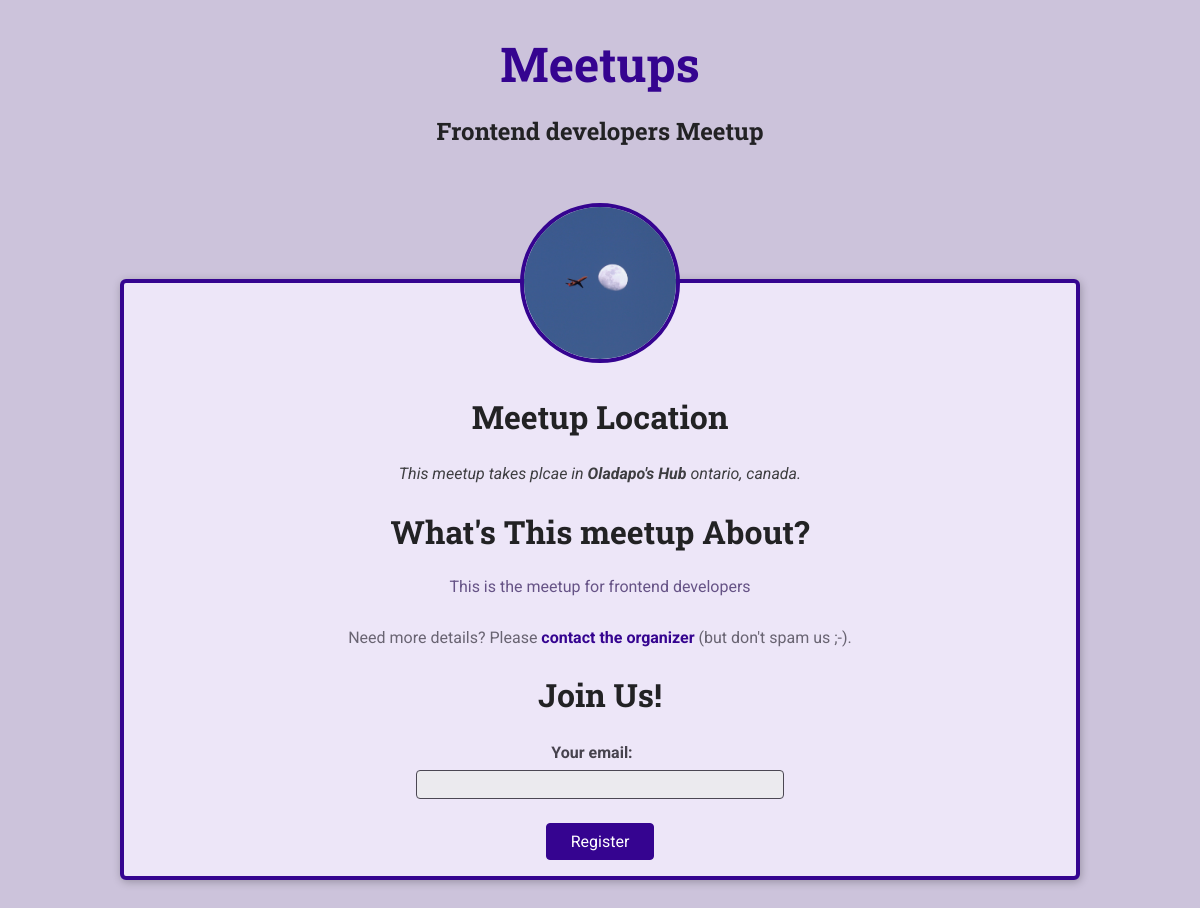
/meetups/frontend-developers-meetup, run on the app's committed database.
### meetups/models.py (models this page shows, shortened)
class Meetup(models.Model):
    title = models.CharField(max_length=200)
    organizer_email = models.EmailField()
    date = models.DateField()
    slug = models.SlugField(unique=True)
    description = models.TextField()
    image = models.ImageField(upload_to='images')
    location = models.ForeignKey(Location, on_delete=models.CASCADE)
    participants = models.ManyToManyField(Participant, blank=True, null=True)

class Location(models.Model):
    name = models.CharField(max_length=200)
    address = models.CharField(max_length=300)

### meetups/views.py (the view, shortened to what this page needs)
# urls.py: path('<slug:meetup_slug>', views.meetup_details, name='meetup-detail') # our-domain.com/meetups/a-first-meetup
def meetup_details(request, meetup_slug):
    try:
        selected_meetup = Meetup.objects.get(slug=meetup_slug)
        if request.method == 'GET':
            registration_form = RegistrationForm()
        return render(request, 'meetups/meetup-details.html', {
                'meetup_found': True,
                'meetup': selected_meetup,
                'form': registration_form
            })
    except Exception as exc:
        return render(request, 'meetups/meetup-details.html', {
            'meetup_found': False
        })

### meetups/forms.py
class RegistrationForm(forms.Form):
    email = forms.EmailField(label='Your email')

### meetups/templates/meetups/meetup-details.html (shortened to what this page needs)
{%extends 'meetups/base/base.html' %}
{% load static %}
{% block site_css%}
<link rel="stylesheet" href="{% static 'meetups/styles/meetup-details.css' %}" />
{% endblock %}
{% block main_heading %}
{{ meetup.title }}
{% endblock %}
{% block body %}
{% if meetup_found %}
<article>
  <img src="{{ meetup.image.url }}" alt="{{ meetup.title }}" id="main-image"/>
  <section id="location">
    <h2>Meetup Location</h2>
    <address>
      This meetup takes plcae in <span>{{ meetup.location.name }}</span> {{ meetup.location.address }}.
    </address>
  </section>
  <section id="details">
    <h2>What's This meetup About?</h2>
    <p>{{ meetup.description }}</p>
    <footer>
      <p>
        Need more details? Please
        <a href="mailto:{{ meetup.organizer_email }}">contact the organizer</a> (but don't spam us ;-).
      </p>
    </footer>
  </section>
  <section id="registration">
    <h2>Join Us!</h2>
    <form action="{% url 'meetup-detail' meetup.slug %}" method="POST">
      <ul>
        {{ form.as_ul }}
      </ul>
      <div id="registration-actions">
        <button>Register</button>
      </div>
    </form>
  </section>
</article>
{% else %}
  <p>No meetup found for this slug, sorry! </p>
{% endif %}
{% endblock %}

### meetups/static/meetups/styles/base.css (style rules this page uses)
* { box-sizing: border-box; }
body { font-family: 'Roboto', sans-serif; margin: 0; background-color: #ccc3db; color: #3e3e41; }
h1, h2, h3 { font-family: 'Roboto Slab', sans-serif; color: #222224; }
button, .btn { cursor: pointer; font: inherit; padding: 0.5rem 1.5rem; background-color: #350490; border: 1px solid #350490; color: white; border-radius: 4px; text-decoration: none; }

### meetups/static/meetups/styles/meetup-details.css (style rules this page uses)
article { max-width: 60rem; margin: 5rem auto; border-radius: 6px; background-color: #ede6f8; border: 4px solid #350490; box-shadow: 1px 2px 8px rgba(0, 0, 0, 0.25); position: relative; padding: 1rem; text-align: center; }
#main-image { width: 10rem; height: 10rem; object-fit: cover; position: absolute; top: -5rem; left: calc(50% - 5rem); border-radius: 50%; border: 4px solid #350490; }
section:first-of-type { margin-top: 6rem; }
h2 { font-size: 2rem; }
address span { font-weight: bold; }
#details h2 { margin-bottom: 0.5rem; }
#details > p { color: #665386; padding: 1rem; border-radius: 4px; max-width: 80%; margin: auto; }
#details footer { color: #696472; }
#details footer a { color: #350490; text-decoration: none; font-weight: bold; }
#registration ul { list-style: none; margin: 0; padding: 0; }
#registration label { font-weight: bold; color: #46424d; margin-right: 1rem; display: block; margin-bottom: 0.5rem; }
#registration input { font: inherit; width: 40%; background-color: #ebeaee; border: 1px solid #4b4753; border-radius: 4px; padding: 0.25rem; }
#registration-actions { margin-top: 1.5rem; }

### data on the page
Meetup: title "Frontend developers Meetup", image (picture), location.name "Oladapo's Hub", location.address "ontario, canada", description "This is the meetup for frontend developers"
